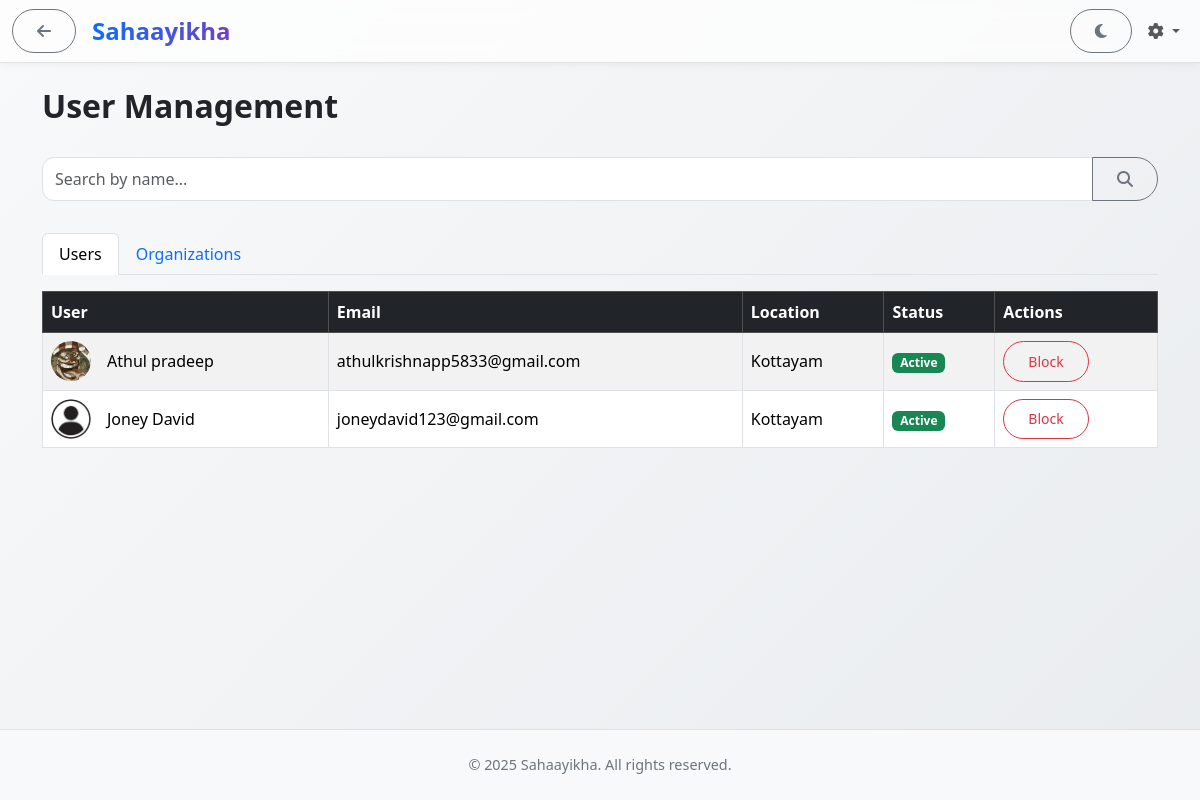
Page /admin/manage_users (signed in) on the committed database.
### app/models.py (models this page shows, shortened)
class User(UserMixin, db.Model):
    __tablename__ = "users"
    user_id = db.Column(db.Integer, primary_key=True)
    first_name = db.Column(db.String(255), nullable=False)
    last_name = db.Column(db.String(255))
    email = db.Column(db.String(255), unique=True, nullable=False)
    password = db.Column(db.String(255), nullable=False)
    phone = db.Column(db.String(50))
    location = db.Column(db.String(255))
    profile_picture = db.Column(db.String(255), nullable=True)
    status = db.Column(db.String(50), default="Active")
    created_at = db.Column(db.DateTime, default=datetime.utcnow)
    fcm_token = db.Column(db.String(255), nullable=True)
    otp = db.Column(db.String(6), nullable=True)
    otp_expiry = db.Column(db.DateTime, nullable=True)
    is_verified = db.Column(db.Boolean, default=False)
    latitude = db.Column(db.Float, nullable=True)
    longitude = db.Column(db.Float, nullable=True)
    search_radius = db.Column(db.Integer, default=20)
    items = db.relationship("Item", backref="owner", lazy="dynamic")
    bookmarks = db.relationship("Bookmark", backref="user", lazy="dynamic")
    initiated_chats = db.relationship("ChatSession", foreign_keys="ChatSession.user_one_id", lazy="dynamic", back_populates="user_one")
    received_chats = db.relationship("ChatSession", foreign_keys="ChatSession.user_two_id", lazy="dynamic", back_populates="user_two")
    feedbacks = db.relationship("Feedback", backref="user", lazy="dynamic")
    reports = db.relationship("Report", backref="reporter", lazy="dynamic")
    category_follows = db.relationship("CategoryFollow", backref="user", lazy="dynamic")
    notifications = db.relationship("Notification", backref="user", lazy="dynamic")
    login_logs = db.relationship("LoginLog", backref="user", lazy="dynamic")
    trade_requests_made = db.relationship('TradeRequest', foreign_keys='TradeRequest.requester_id', backref='requester', lazy='dynamic')
    trade_requests_received = db.relationship('TradeRequest', foreign_keys='TradeRequest.owner_id', backref='owner', lazy='dynamic')
    donation_offers = db.relationship('DonationOffer', backref='user', lazy='dynamic')

### app/routes.py (the view, shortened to what this page needs)
@main.route("/admin/manage_users")
@login_required
@role_required("admin")
def admin_manage_users():
    search_query = request.args.get('search', '').strip()
    user_query = User.query
    org_query = Organization.query
    users = user_query.order_by(User.first_name, User.last_name).all()
    organizations = org_query.order_by(Organization.name).all()
    return render_template("admin/manage_users.html", users=users, organizations=organizations, search_query=search_query)

### app/routes.py (called while the page is built, shortened)
@login_manager.user_loader
def load_user(user_id):
    try:
        prefix, id_str = user_id.split(":")
        id_val = int(id_str)
    except Exception:
        return None
    if prefix == "user":
        return User.query.get(id_val)
    if prefix == "admin":
        return Admin.query.get(id_val)
    if prefix == "org":
        return Organization.query.get(id_val)
    return None

@main.context_processor
def inject_globals():
    unread_notifications = 0
    has_unread_chats = False
    session_ids = [] # Initialize session_ids to an empty list
    if current_user.is_authenticated:
        user_obj = current_user._get_current_object()
    try:
        from app.forms import CATEGORIES
        category_suggestions = [c[0] for c in CATEGORIES if c[0]] # Get only the values, skip empty ''
    except ImportError:
        category_suggestions = [] # Fallback if forms.py or CATEGORIES is not found
    return dict(
        unread_count=unread_notifications,
        has_unread_chats=has_unread_chats,
        categories=category_suggestions
    )

def role_required(role):
    def decorator(f):
        @wraps(f)
        def wrapped(*args, **kwargs):
            if not current_user.is_authenticated:
                return login_manager.unauthorized()
            obj = current_user._get_current_object()
            if role == "admin" and not isinstance(obj, Admin):
                abort(403)
            if role == "org" and not isinstance(obj, Organization):
                abort(403)
            if role == "user" and not isinstance(obj, User):
                abort(403)
            return f(*args, **kwargs)
        return wrapped
    return decorator

### app/templates/admin/manage_users.html (shortened to what this page needs)
{% extends "base.html" %}
{% block content %}
<div class="container py-4">
    <div class="d-flex justify-content-between align-items-center mb-4">
        <h2 class="fw-bold">User Management</h2>
    </div>
    <form method="GET" action="{{ url_for('main.admin_manage_users') }}" class="search-form">
        <div class="input-group">
            <input type="text" class="form-control" name="search" placeholder="Search by name..." value="{{ request.args.get('search', '') }}">
            <button class="btn btn-outline-secondary" type="submit"><i class="fas fa-search"></i></button>
        </div>
    </form>
    <ul class="nav nav-tabs mb-3" id="myTab" role="tablist">
        <li class="nav-item" role="presentation">
            <button class="nav-link active" id="users-tab" data-bs-toggle="tab" data-bs-target="#users" type="button" role="tab">Users</button>
        </li>
        <li class="nav-item" role="presentation">
            <button class="nav-link" id="orgs-tab" data-bs-toggle="tab" data-bs-target="#orgs" type="button" role="tab">Organizations</button>
        </li>
    </ul>
    <div class="tab-content" id="myTabContent">
        <div class="tab-pane fade show active" id="users" role="tabpanel">
            <div class="table-responsive">
                <table class="table table-striped table-bordered align-middle">
                    <thead class="table-dark">
                        <tr>
                            <th>User</th>
                            <th>Email</th>
                            <th>Location</th>
                            <th>Status</th>
                            <th>Actions</th>
                        </tr>
                    </thead>
                    <tbody>
                        {% for user in users %}
                        <tr>
                            <td>
                                <div class="d-flex align-items-center">
                                    <img src="{{ url_for('static', filename=user.profile_picture or 'images/users_placeholder.png') }}" alt="{{ user.first_name }}" class="user-avatar">
                                    {{ user.first_name }} {{ user.last_name }}
                                </div>
                            </td>
                            <td>{{ user.email }}</td>
                            <td>{{ user.location }}</td>
                            <td>
                                {% if user.status == 'Active' %}
                                    <span class="badge bg-success">{{ user.status }}</span>
                                {% else %}
                                    <span class="badge bg-danger">{{ user.status }}</span>
                                {% endif %}
                            </td>
                            <td>
                                <form action="{{ url_for('main.admin_toggle_user_status', user_id=user.user_id) }}" method="POST">
                                    <button type="submit" class="btn btn-sm {% if user.status == 'Active' %}btn-outline-danger{% else %}btn-outline-success{% endif %}">
                                        {% if user.status == 'Active' %}Block{% else %}Unblock{% endif %}
                                    </button>
                                </form>
                            </td>
                        </tr>
                        {% else %}
                        <tr><td colspan="5" class="text-center text-muted">No users found.</td></tr>
                        {% endfor %}
                    </tbody>
                </table>
            </div>
        </div>
    </div>
</div>
{% endblock %}

### app/templates/base.html (shortened to what this page needs)
<!DOCTYPE html>
<html lang="en">
<head>
    <link href="https://cdn.jsdelivr.net/npm/tom-select@2.2.2/dist/css/tom-select.bootstrap5.min.css" rel="stylesheet">
    <link href="https://cdn.jsdelivr.net/npm/bootstrap@5.3.3/dist/css/bootstrap.min.css" rel="stylesheet">
    <link rel="stylesheet" href="https://cdnjs.cloudflare.com/ajax/libs/font-awesome/6.5.1/css/all.min.css">
    <link rel="stylesheet" href="{{ url_for('static', filename='css/style.css') }}">
</head>
<body id="mainBody">
<nav class="navbar navbar-expand-lg navbar-modern sticky-top">
    <div class="container-fluid">
        <div class="d-flex align-items-center">
            {% if request.endpoint != 'main.home' %}
                <button class="btn btn-outline-secondary me-2" id="backBtn" title="Go Back">
                    <i class="fas fa-arrow-left"></i>
                </button>
            {% endif %}
            <a class="navbar-brand ms-2"
               href="
                    {% if request.endpoint == 'main.home' %}
                        {% if current_user.is_authenticated %}
                            {% if current_user.__class__.__name__ == 'User' %}
                                {{ url_for('main.dashboard') }}
                            {% elif current_user.__class__.__name__ == 'Organization' %}
                                {{ url_for('main.org_dashboard') }}
                            {% elif current_user.__class__.__name__ == 'Admin' %}
                                {{ url_for('main.admin_dashboard') }}
                            {% else %}
                                {{ url_for('main.home') }}
                            {% endif %}
                        {% else %}
                            {{ url_for('main.home') }}
                        {% endif %}
                    {% else %}
                        {{ url_for('main.home') }}
                    {% endif %}
               ">
                <span class="navbar-brand-animated">Sahaayikha</span>
            </a>
        </div>
        <div class="collapse navbar-collapse justify-content-end" id="navbarNav">
            <ul class="navbar-nav align-items-lg-center">
                {% if current_user.is_authenticated %}
                    <li class="nav-item ms-lg-2 my-2 my-lg-0">
                        <button id="darkModeToggle" class="btn btn-outline-secondary w-100">
                        </button>
                    </li>
                    <li class="nav-item dropdown ms-lg-2 my-2 my-lg-0">
                        <a class="nav-link dropdown-toggle" href="#" id="userDropdown" role="button" data-bs-toggle="dropdown" aria-expanded="false">
                            <i class="fas fa-cog"></i><span class="d-lg-none ms-2">Account</span>
                        </a>
                    </li>
                {% endif %}
            </ul>
        </div>
    </div>
</nav>
    <main>
        {% block content %}{% endblock %}
    </main>
    <footer class="text-center py-4 mt-auto border-top">
        <p class="mb-0">&copy; 2025 Sahaayikha. All rights reserved.</p>
    </footer>
</body>
</html>

### app/static/css/style.css (style rules this page uses)
body { font-family: 'Segoe UI', Tahoma, Geneva, Verdana, sans-serif; background: linear-gradient(135deg, #f8f9fa, #e9ecef); min-height: 100vh; display: flex; flex-direction: column; transition: background 0.3s ease, color 0.3s ease; }
.navbar { background: #ffffffcc; backdrop-filter: blur(10px); box-shadow: 0 2px 8px rgba(0,0,0,0.05); transition: background 0.3s ease; }
.navbar-brand { font-size: 1.5rem; font-weight: 700; color: #0069d9; }
.navbar-nav .nav-link { font-weight: 500; transition: color 0.3s ease; }
.btn { border-radius: 50px; font-weight: 500; padding: 0.55rem 1.5rem; transition: all 0.25s ease; }
footer { background: #f8f9fa; color: #6c757d; font-size: 0.9rem; padding: 1rem 0; margin-top: auto; transition: background 0.3s ease, color 0.3s ease; }
form .form-control, form .form-select { border-radius: 12px; box-shadow: none; transition: all 0.25s ease; }
* { transition: all 0.25s ease; }

### app/templates/base.html (style rules this page uses)
html, body { height: 100%; }
body { display: flex; flex-direction: column; }
main { flex: 1; }
.navbar-modern { background: rgba(255, 255, 255, 0.7); backdrop-filter: blur(10px); border-bottom: 1px solid rgba(0,0,0,0.1); transition: background 0.3s ease; }
.navbar-brand-animated { font-weight: 700; background: linear-gradient(90deg, #0d6efd, #6f42c1, #d63384, #0d6efd); background-size: 300% 100%; -webkit-background-clip: text; -webkit-text-fill-color: transparent; animation: gradient-animation 8s ease-in-out infinite; }
.nav-link { font-weight: 500; transition: color 0.2s ease; }

### app/templates/admin/manage_users.html (style rules this page uses)
.search-form { margin-bottom: 2rem; }
.user-avatar { width: 40px; height: 40px; border-radius: 50%; object-fit: cover; margin-right: 1rem; }

### rows in the picture
User: profile_picture (picture), first_name "Athul", last_name "pradeep", email "athulkrishnapp5833@gmail.com", location "Kottayam", status "Active", shows "Block"
User: shows a picture, first_name "Joney", last_name "David", email "joneydavid123@gmail.com", location "Kottayam", status "Active", shows "Block"
